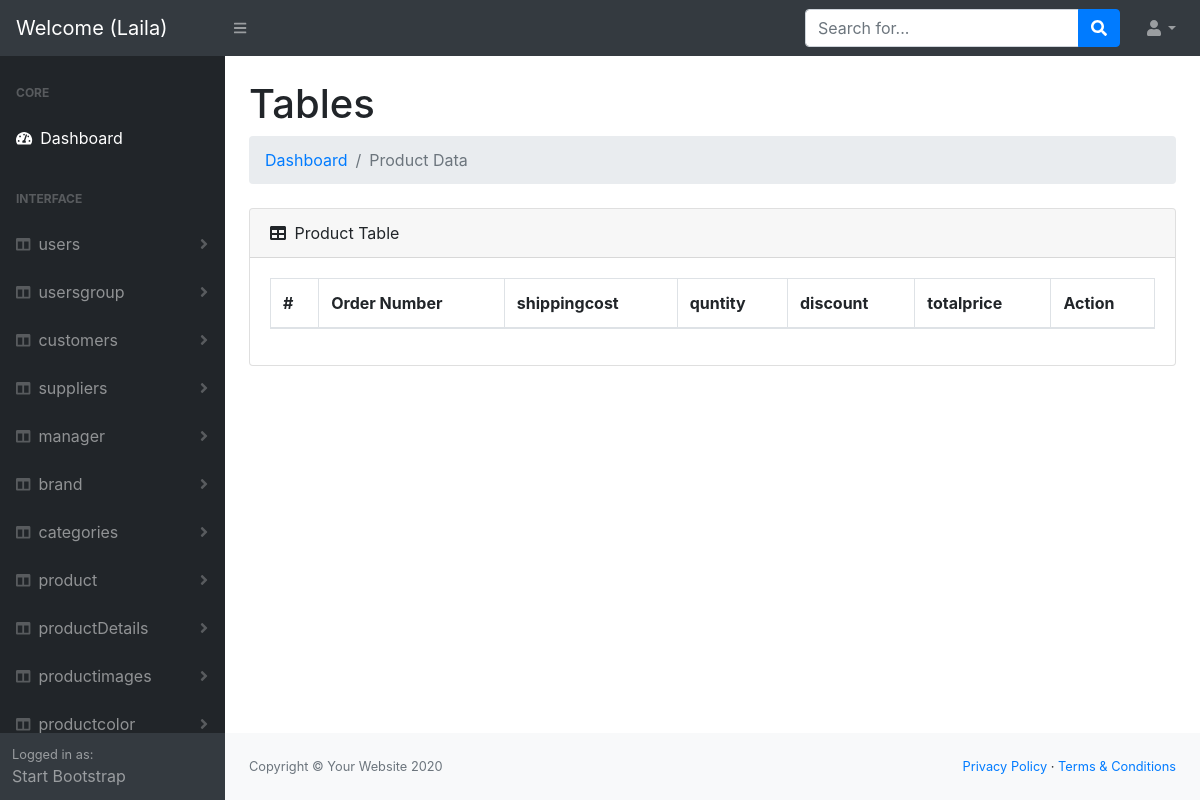
Before: /Dashboard/admin/orderdetails/index.php (signed in) with the older database file.
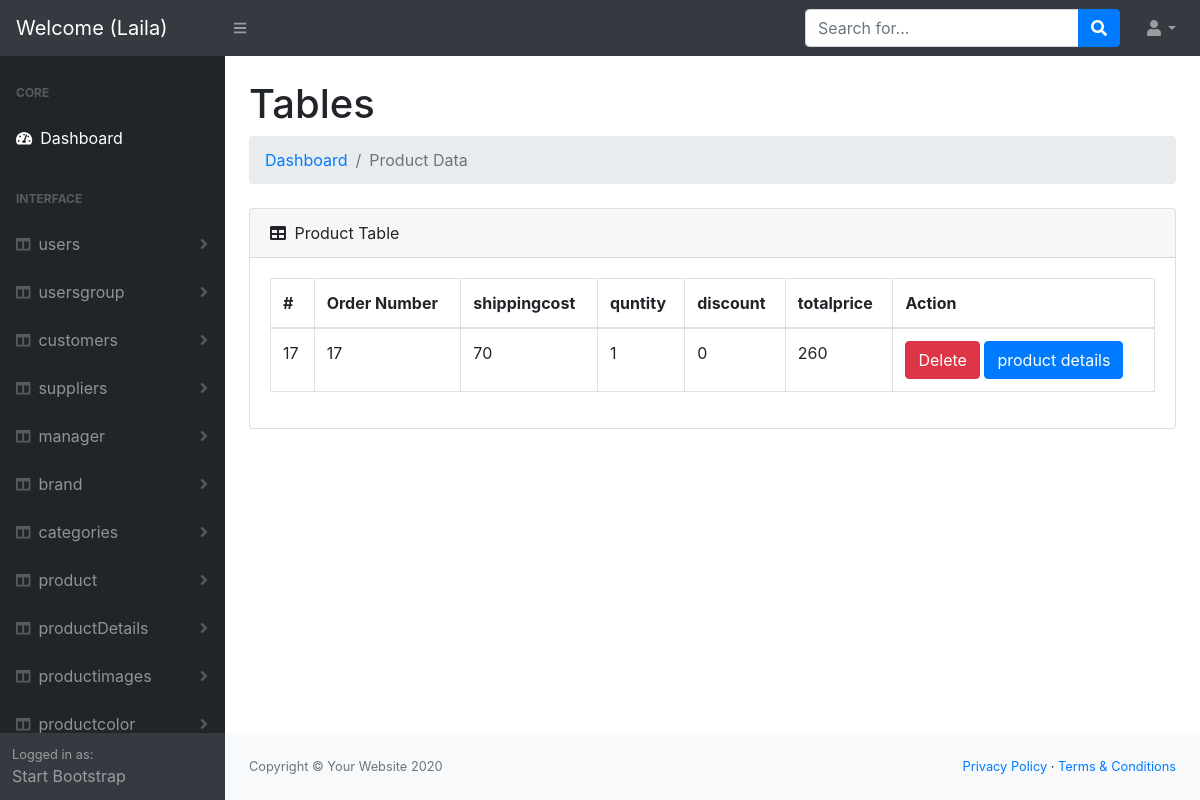
After: the same page with the newer database file.
### tables this page shows
CREATE TABLE `orderdetailes` (
  `id` int(11) NOT NULL,
  `ordernumber` int(11) NOT NULL,
  `shippingcost` int(11) NOT NULL DEFAULT 70,
  `quntity` int(11) NOT NULL DEFAULT 1,
  `discount` int(11) NOT NULL DEFAULT 0,
  `totalprice` int(11) NOT NULL
);

### Dashboard/admin/orderdetails/index.php (the view, shortened to what the changed rows need)
<?php
include '../helpers/dbconnection.php';
$sql = "SELECT `orderdetailes`.*, `orders`.`id` as `order_id` FROM `orders` join `orderdetailes` on `orderdetailes`.`ordernumber` = `orders`.`id` ORDER BY `orderdetailes`.`id` desc ";
$op  = mysqli_query($conn, $sql);
include '../header.php';
?>
<body class="sb-nav-fixed">
    <div id="layoutSidenav">
        <?php
        include '../sidNave.php';
        ?>
        <div id="layoutSidenav_content">
            <main>
                <div class="container-fluid">
                    <h1 class="mt-4">Tables</h1>
                    <div class="card mb-4">
                        <div class="card-body">
                            <div class="table-responsive">
                                <table class="table table-bordered" id="dataTable" width="100%" cellspacing="0">
                                    <thead>
                                        <tr>
                                            <th>#</th>
                                            <th>Order Number </th>
                                            <th>shippingcost </th>
                                            <th>quntity</th>
                                            <th>discount</th>
                                            <th>totalprice </th>
                                            <th>Action</th>
                                        </tr>
                                    </thead>
                                    <tbody>
                                        <?php
                                        while ($result = mysqli_fetch_assoc($op)) {
                                        ?>
                                            <tr>
                                                <td><?php echo $result['id']; ?></td>
                                                <td><?php echo $result['ordernumber']; ?></td>
                                                <td><?php echo $result['shippingcost']; ?></td>
                                                <td><?php echo $result['quntity']; ?></td>
                                                <td><?php echo $result['discount']; ?></td>
                                                <td><?php echo $result['totalprice']; ?></td>
                                                <td>
                                                    <a href='delete.php?id=<?php echo $result['id']; ?>' class='btn btn-danger m-r-1em'>Delete</a>
                                                    <a href='../productdetails/index.php' class='btn btn-primary m-r-1em'> product details</a>
                                                </td>
                                            </tr>
                                        <?php } ?>
                                    </tbody>
                                </table>
                            </div>
                        </div>
                    </div>
                </div>
            </main>
            <?php
            include '../footer.php';
            ?>

### Dashboard/admin/sidNave.php (shortened to what the changed rows need)
<div id="layoutSidenav_nav">
    <nav class="sb-sidenav accordion sb-sidenav-dark" id="sidenavAccordion">
        <div class="sb-sidenav-menu">
            <div class="nav">
                <div class="sb-sidenav-menu-heading">Core</div>
                <a class="nav-link" href="index.php">
                    <div class="sb-nav-link-icon"><i class="fas fa-tachometer-alt"></i></div>
                    Dashboard
                </a>
                <div class="sb-sidenav-menu-heading">Interface</div>
                <?php
                   $sidArray = ['users', 'usersgroup', 'customers', 'suppliers', 'manager', 'brand', 'categories', 'product', 'productDetails', 'productimages', 'productcolor', 'productReview', 'productSizes', 'addtocard', 'whishlist', 'orders', 'orderdetails', 'orderproducts', 'ordershipper', 'contact', 'savedorderforcustomer'];
                   foreach ($sidArray as $key => $data) {
                   ?>
                    <a class="nav-link collapsed" href="#" data-toggle="collapse" data-target="#collapseLayouts<?php echo $key; ?>" aria-expanded="false" aria-controls="collapseLayouts<?php echo $key; ?>">
                        <div class="sb-nav-link-icon"><i class="fas fa-columns"></i></div>
                        <?php echo $data; ?>
                        <div class="sb-sidenav-collapse-arrow"><i class="fas fa-angle-down"></i></div>
                    </a>
                <?php } ?>
            </div>
        </div>
    </nav>
</div>

Changed rows visible on the page:
added orderdetailes: id "17", ordernumber "17", shippingcost "70", quntity "1", discount "0", totalprice "260"
